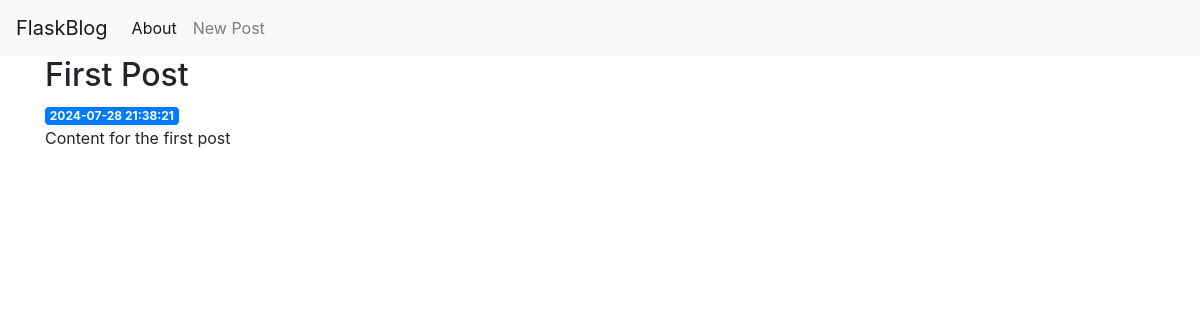
/1, run on an earlier commit of the app's database.
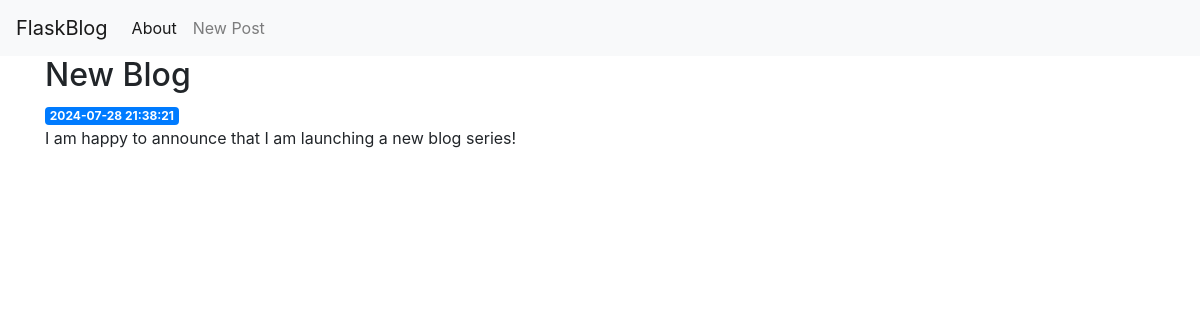
And on a later commit of the database.
### tables this page shows
CREATE TABLE posts (
    id INTEGER PRIMARY KEY AUTOINCREMENT,
    created TIMESTAMP NOT NULL DEFAULT CURRENT_TIMESTAMP,
    title TEXT NOT NULL,
    content TEXT NOT NULL
);

### app.py (the view)
@app.route('/<int:post_id>')
def post(post_id):
    post = get_post(post_id)
    return render_template('post.html', post=post)

### app.py (called while the page is built)
def get_db_connection():
  conn = sqlite3.connect('database.db')
  conn.row_factory = sqlite3.Row
  return conn

def get_post(post_id):
    conn = get_db_connection()
    post = conn.execute('SELECT * FROM posts WHERE id = ?',
                        (post_id,)).fetchone()
    conn.close()
    if post is None:
        abort(404)
    return post

### templates/post.html
{% extends 'base.html' %}
{% block content %}
    <h2>{% block title %} {{ post['title'] }} {% endblock %}</h2>
    <span class="badge badge-primary">{{ post['created'] }}</span>
    <p>{{ post['content'] }}</p>
{% endblock %}

### templates/base.html (shortened to what this page needs)
<!doctype html>
<html lang="en">
  <head>
    <link rel="stylesheet" href="https://stackpath.bootstrapcdn.com/bootstrap/4.3.1/css/bootstrap.min.css">
  </head>
  <body>
    <nav class="navbar navbar-expand-md navbar-light bg-light">
        <a class="navbar-brand" href="{{ url_for('index')}}">FlaskBlog</a>
        <div class="collapse navbar-collapse" id="navbarNav">
            <ul class="navbar-nav">
            <li class="nav-item active">
                <a class="nav-link" href="#">About</a>
            </li>
            <li class="nav-item">
              <a class="nav-link" href="{{url_for('create')}}">New Post</a>
            </li>
            </ul>
        </div>
    </nav>
    <div class="container">
      {% block content %} {% endblock %}
    </div>
  </body>
</html>

What changed in the data, as far as the page shows it:
changed posts: title "First Post" → "New Blog"; content "Content for the first post" → "I am happy to announce that I am launching a new blog series!"
